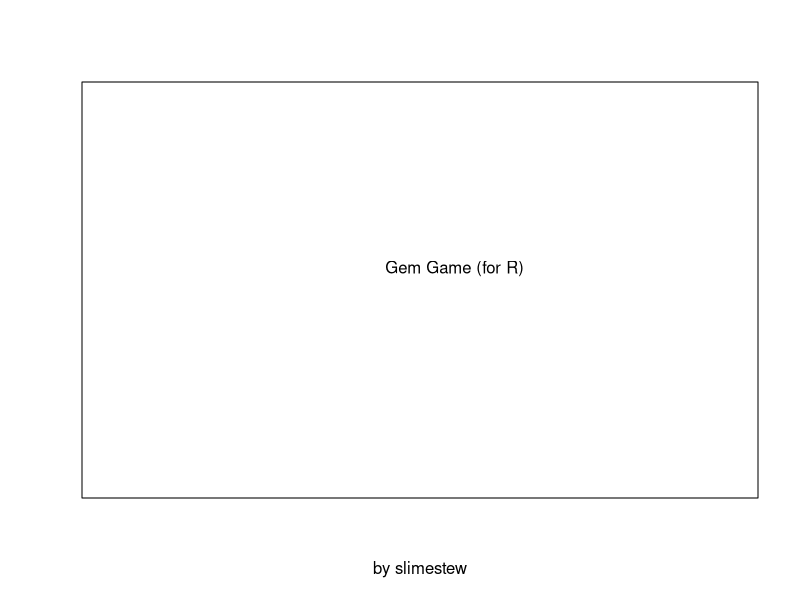

The R source for this figure: (Note: this script raises an error after producing the figure.)
#install.packages(c("beepr"))
#library(beepr)

gems <- matrix(0, nrow = 8, ncol = 8)
selected <- rep(-1, times = 4)
menu <- 0
textboxes <- c(0,0)
colorcombo <- c(-1,-1)
gemColors <- c("lightgray", "red", "yellow", "chartreuse", "orange", "cyan", "magenta")

resetboard <- function() {
  for (i in 1:8) {
    gems[i, ] = sample(1:7, 8, replace=TRUE)
  }
  #beep()
  return(gems)
}

checkgems <- function() {
  checkedgems <- list()
  for (i in 1:8) { #vertical
    colorcombo <- c(-1,-1)
    for (j in 1:8) {
      if(colorcombo[1] == -1) {
        colorcombo[1] = gems[i,j]
        colorcombo[2] = 0
      }
      if(colorcombo[1] == gems[i,j]) {
        colorcombo[2] = colorcombo[2] +1
      } else {
        colorcombo[1] = gems[i,j]
        colorcombo[2] = 1
      }
      if(colorcombo[2] == 3) {
        checkedgems <- c(checkedgems, list(list(i,j,"v")))
      }
    }
  }
  
  for (j in 1:8) { #horizontal
    colorcombo <- c(-1,-1)
    for (i in 1:8) {
      if(colorcombo[1] == -1) {
        colorcombo[1] = gems[i,j]
        colorcombo[2] = 0
      }
      if(colorcombo[1] == gems[i,j]) {
        colorcombo[2] = colorcombo[2] + 1
      } else {
        colorcombo[1] = gems[i,j]
        colorcombo[2] = 1
      }
      if(colorcombo[2] == 3) {
        checkedgems <- c(checkedgems, list(list(i,j,"h")))
      }
    }
  }
  return(checkedgems)
}

cleargems <- function(checkedgems) {
  tempgem <- gems
	cleared <- 0
	marked <- matrix(0, nrow = 8, ncol = 8)
	oldmark <- marked
	if(length(checkedgems) > 0) {
  	for(i in 1:length(checkedgems)){
  	  marked[checkedgems[[i]][[1]], checkedgems[[i]][[2]]] = 1
  	}
	}
	
	while(sum(marked) != 0 && sum(oldmark) != sum(marked)) {
		oldmark <- marked
		marked <- markpass(marked)
	}
	
	for (i in 1:8) {
	  for (j in 1:8) {
	    if(marked[i,j] == 1) {
	      tempgem[i,j] = -1 #clear it
	    }
	  }
	}
	cleared <- sum(marked)
	gems <- refill(tempgem)
	return(c(gems,cleared))
}

markpass <- function(marked) {
	for (i in 1:8) {
		for (j in 1:8) {
			if(marked[i,j] == 1) {
				if(i!=1 && (gems[i-1,j] == gems[i,j]) && marked[i-1,j]==0) {
				  marked[i-1, j] = 1
				}
			  if(i!=8 && (gems[i+1,j] == gems[i,j]) && marked[i+1,j]==0) {
			    marked[i+1, j] = 1
			  }
			  if(j!=1 && (gems[i,j-1] == gems[i,j]) && marked[i,j-1]==0) {
			    marked[i, j-1] = 1
			  }
			  if(j!=8 && (gems[i,j+1] == gems[i,j]) && marked[i,j+1]==0) {
			    marked[i, j+1] = 1
			  }
			}
		}
	}
	return(marked)
}

swapgems <- function(row1, col1, row2, col2) {
  temp <- gems[row1, col1]
  gems[row1, col1] = gems[row2, col2]
  gems[row2, col2] = temp
  return(gems)
}

refill <- function(ge) {
  for (z in 1:8) { #fall down 8 times
    for (i in 1:8) {
      for (j in 1:8) {
        if(ge[i, j] == -1) {
          if(j==8) {
            ge[i,j] = sample(1:7, 1)
          } else {
            ge[i,j] = ge[i,j+1]
            ge[i,j+1] = -1
          }
        }
      }
    }
  }
  return(ge)
}

isadjacent <- function(row1, col1, row2, col2) {
  return(((abs(row1-row2) == 1) || (abs(col1-col2) == 1)) && !(((abs(row1-row2) == 1) && (abs(col1-col2) == 1))))
}

trinum <- function(n) {
  return(n * (n + 1) / 2)
}

#board reset and cleanup
gems <- resetboard()
checked <- checkgems()
print(length(checked))
while(length(checked)>0) {
  clear <- cleargems(checked)
  gems <- matrix(clear[1:64], nrow = 8, ncol = 8)
  checked <- checkgems()
}

#menu
plot(0, 0, type = "n", xlim = c(0, 9), ylim = c(0, 9), col="white", xlab = "by slimestew", ylab = "", axes = FALSE, frame.plot = TRUE)
par(bg = "darkblue")
text(5,5, "Gem Game (for R)")

while(TRUE) {
click_coordinates <- locator(1)

if(floor(click_coordinates$x) == 0 && floor(click_coordinates$y) == 0) {
  textboxes[2] = textboxes[2] + 1
  gems <- resetboard()
  while(length(checked)>0) {
    clear <- cleargems(checked)
    gems <- matrix(clear[1:64], nrow = 8, ncol = 8)
    checked <- checkgems()
  }
}

#selection
if(selected[1] == -1 && menu != 0) { #pair 1
  if(floor(click_coordinates$x) > 0 && floor(click_coordinates$x) < 9) {
    selected[1] = floor(click_coordinates$x)
  }
  if(floor(click_coordinates$y) > 0 && floor(click_coordinates$y) < 9) {
    selected[2] = floor(click_coordinates$y)
  }
} else { #pair 2
  if(floor(click_coordinates$x) > 0 && floor(click_coordinates$x) < 9) {
    selected[3] = floor(click_coordinates$x)
  }
  if(floor(click_coordinates$y) > 0 && floor(click_coordinates$y) < 9) {
    selected[4] = floor(click_coordinates$y)
  }
}

if(selected[1] != -1 && selected[1] == selected[3] && selected[2] == selected[4]) {
  selected <- rep(-1, times = 4) #deselect
} else if (selected[3] != -1) {
  if(isadjacent(selected[1], selected[2], selected[3], selected[4])) {
    gems <- swapgems(selected[1], selected[2], selected[3], selected[4])
  }
  while(length(checked)>0) {
    checked <- checkgems()
    clear <- cleargems(checked)
    gems <- matrix(clear[1:64], nrow = 8, ncol = 8)
    print(clear[65])
    textboxes[1] = textboxes[1] + trinum(clear[65])
  }
  selected <- rep(-1, times = 4)
}

#draw board
plot(0, 0, type = "n", xlim = c(0, 9), ylim = c(0, 9), xlab = paste("Score:",textboxes[1]), ylab = paste("Resets:",textboxes[2]), axes = FALSE, frame.plot = FALSE)

for (i in 1:8) {
  for (j in 1:8) {
      rect(i, j, i + 1, j + 1, col = gemColors[gems[i, j]], border = "black")
  }
}

rect(0, 0, 1, 1, col = "purple", border = "white")
text(0.5,0.5, "Rst")
if(selected[1] != -1) {
  rect(selected[1]-0.05, selected[2]-0.05, selected[1] + 1.05, selected[2] + 1.05, col = gemColors[gems[selected[1], selected[2]]], border = "blue")
}

menu <- 1

}
